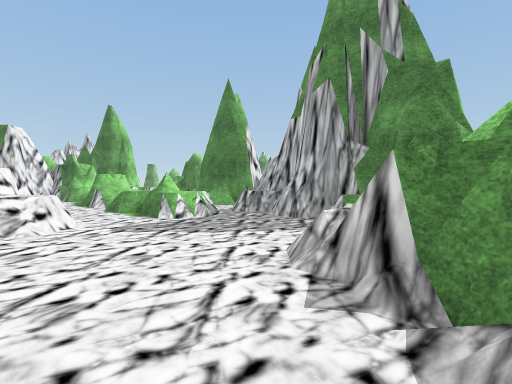
View 1 (above)

12 first-person views from a walk through a scene from a Unity 3-D project. The camera is 1.3 m above the floor, tilts 2° down and sees 85° across. The floor is counted in squares, 2 m on a side. Each view is taken from the middle of a square. On the plan, view 1 faces up. The plan holds only what a view shows up to about 9 squares ahead; the rest is blank. The place goes on beyond the plan. The player character is not drawn. Some surface patterns are stand-ins.

View 2
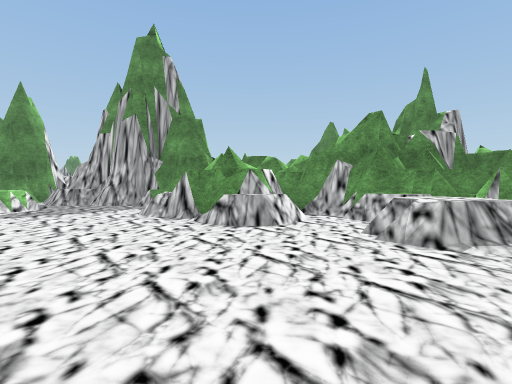

View 3
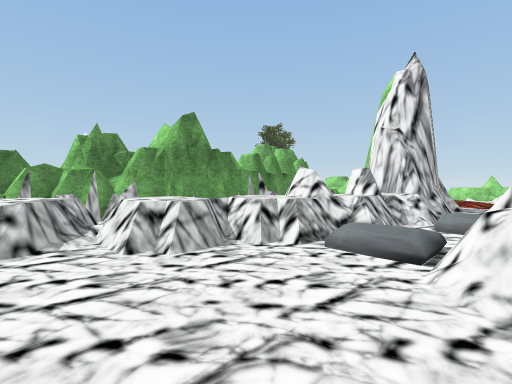

View 4
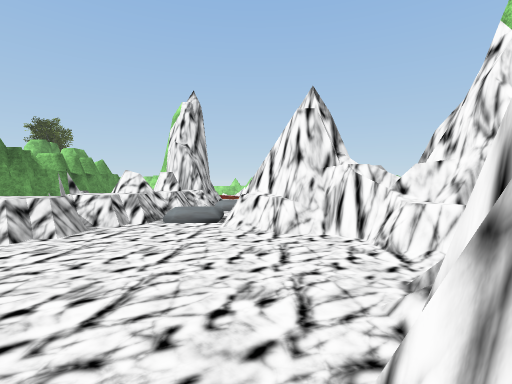

View 5
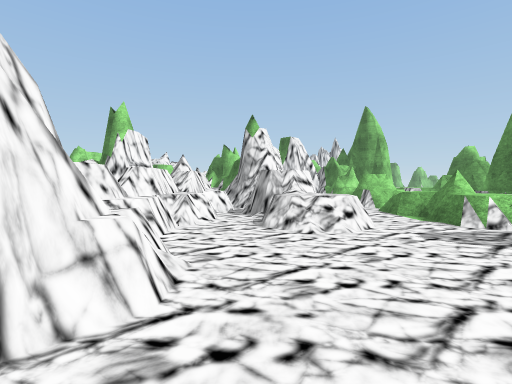

View 6
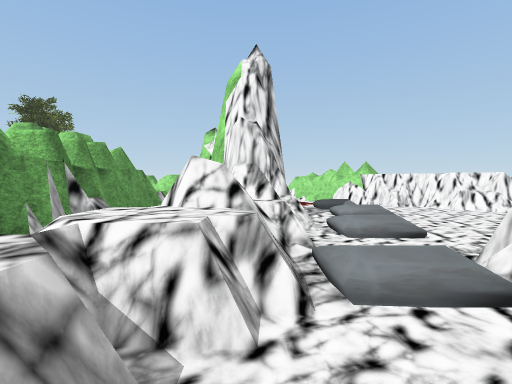

View 7
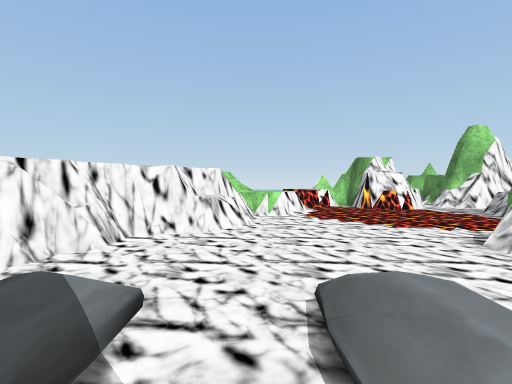

View 8
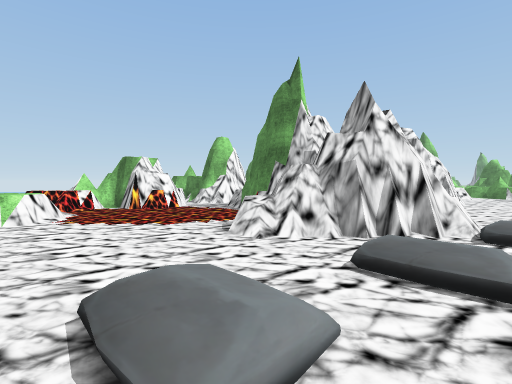

View 9
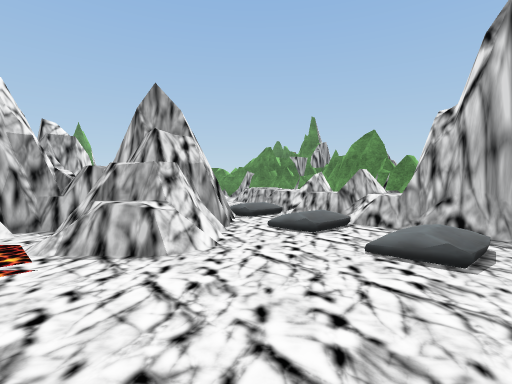

View 10
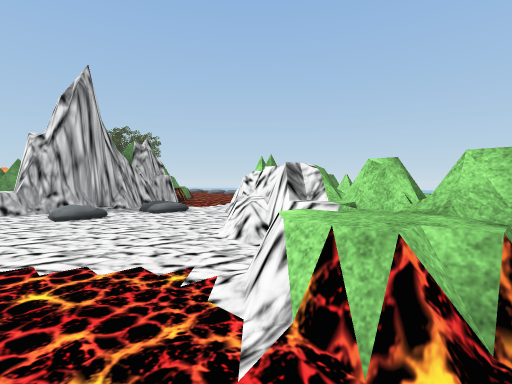

View 11
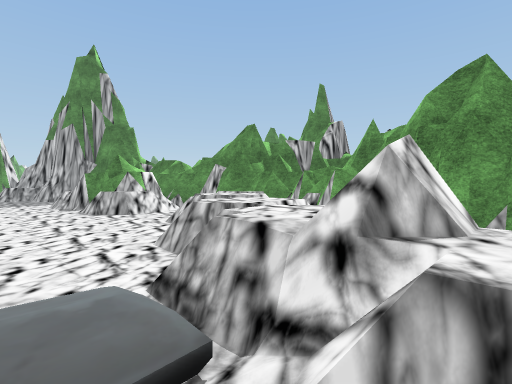

View 12
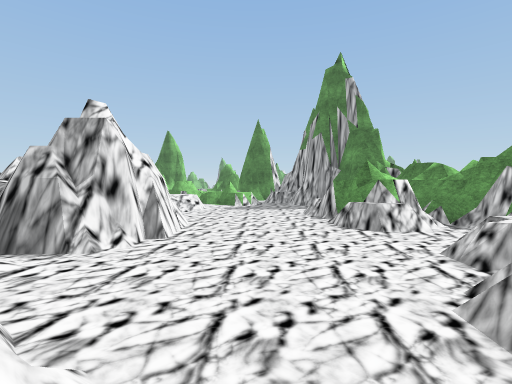

### Floor plan
Key: @ floor where view 1 was taken; # wall or solid block; x gap in a wall; . main floor; : floor 0.25 m higher than the main floor; / step, stairs or slope; = window, fence, low wall or low ledge; ^ raised ledge.
Columns run from 9 left of view 1 to 6 right of it. Each row starts with its distance up from view 1.
  9      #####
  8     #^ =##
  7      =^^=##
  6      #^^^.#
  5    ###==..##
  4    ##^^....#
  3    #==....=#
  2    ##.....##
  1     #^=...###
  0     # #..@^###
 -1     ###.....##
 -2      #....=^^# #
 -3      #....^^## #
 -4  =######.=^:##
 -5  #...###/^^##
 -6 ##...=#/.=###
 -7 #....../=####
 -8 ^x^..../####
 -9  =^#..../###
-10  ####../=#
-11    ####..#
-12       #..
-13
-14     ##
-15      =

Positions as (right, up) in squares from view 1, and headings:
1: (0, 0), facing up
2: (-2, -3), facing up-right
3: (-2, -2), facing down-right
4: (-2, 0), facing down
5: (-1, 0), facing up-left
6: (0, -3), facing down
7: (-1, -9), facing left
8: (-1, -9), facing up-left
9: (-5, -9), facing up-right
10: (-8, -7), facing down-right
11: (-1, -6), facing up-right
12: (-1, -5), facing up
